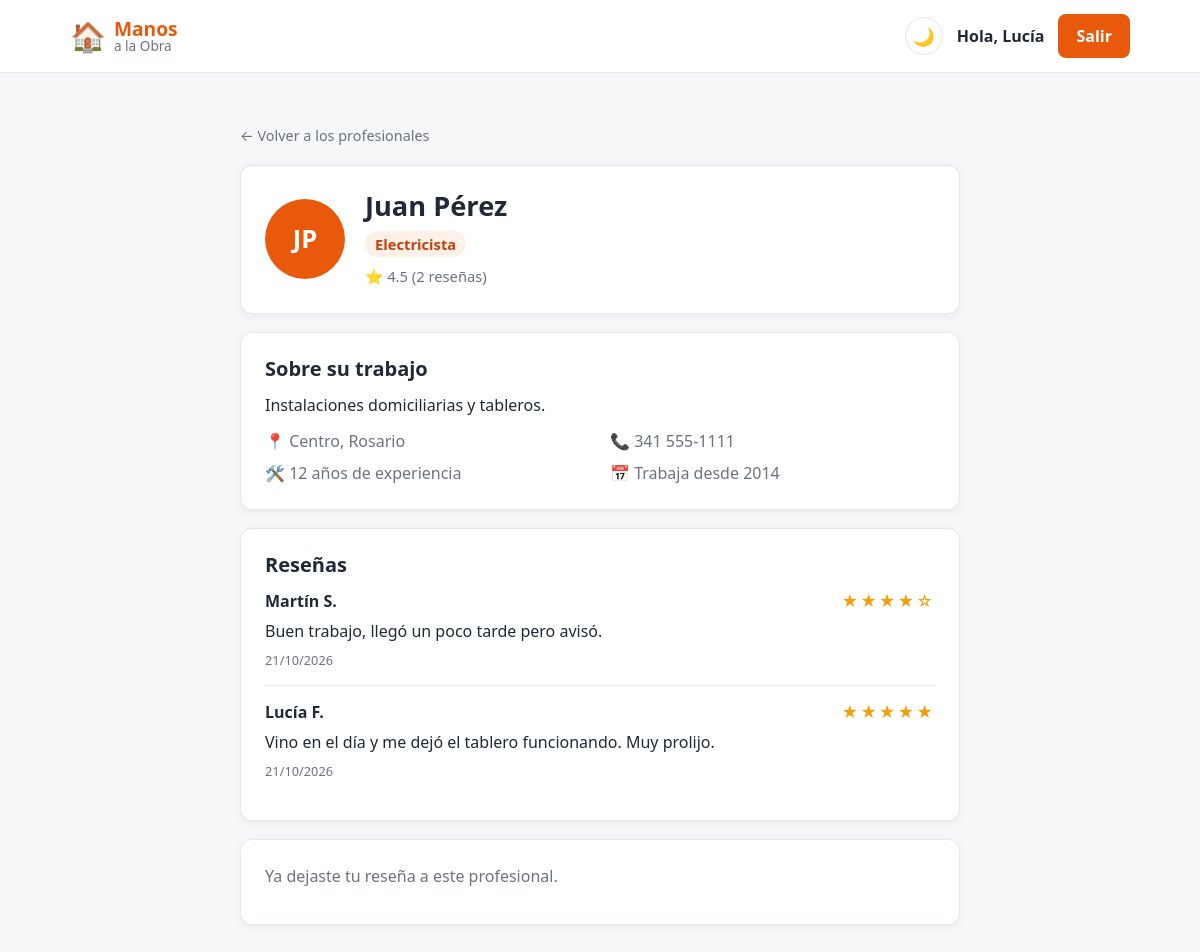
The app's page /perfil.php?id=1 (signed in) with its own data.
### tables this page shows
CREATE TABLE profesionales (
    id INT AUTO_INCREMENT PRIMARY KEY,
     
    nombre VARCHAR(60) NOT NULL,
    apellido VARCHAR(60) NOT NULL,
    email VARCHAR(120) NOT NULL UNIQUE,
    password VARCHAR(255) NOT NULL,
    iniciales VARCHAR(5) NOT NULL,
     
    oficio VARCHAR(60) NULL,
    descripcion VARCHAR(300) NULL,
    ubicacion VARCHAR(100) NULL,              
    domicilio VARCHAR(120) NULL,              
    barrio_id INT NULL,                       
    telefono VARCHAR(30) NULL,
    experiencia INT NULL,
    fecha_alta DATE NULL,
    fecha_baja DATE NULL,
     
     
    valoracion DECIMAL(2,1) DEFAULT 0,
    cantidad_resenas INT DEFAULT 0,
    creado_en TIMESTAMP DEFAULT CURRENT_TIMESTAMP,
    FOREIGN KEY (barrio_id) REFERENCES barrios(id)
);

CREATE TABLE barrios (
    id INT AUTO_INCREMENT PRIMARY KEY,
    barrio VARCHAR(60) NOT NULL UNIQUE,
    zona VARCHAR(30) NOT NULL
);

CREATE TABLE resenas (
    id INT AUTO_INCREMENT PRIMARY KEY,
    profesional_id INT NOT NULL,
    cliente_id INT NOT NULL,
    puntaje TINYINT NOT NULL,                 
    comentario VARCHAR(300) NOT NULL,
    creado_en TIMESTAMP DEFAULT CURRENT_TIMESTAMP,
    FOREIGN KEY (profesional_id) REFERENCES profesionales(id) ON DELETE CASCADE,
    FOREIGN KEY (cliente_id) REFERENCES clientes(id) ON DELETE CASCADE,
    UNIQUE (profesional_id, cliente_id)
);

CREATE TABLE clientes (
    id INT AUTO_INCREMENT PRIMARY KEY,
    nombre VARCHAR(60) NOT NULL,
    apellido VARCHAR(60) NOT NULL,
    email VARCHAR(120) NOT NULL UNIQUE,
    password VARCHAR(255) NOT NULL,           
    creado_en TIMESTAMP DEFAULT CURRENT_TIMESTAMP
);

### perfil.php (the view, shortened to what this page needs)
<?php
require "config.php";
$modo_oscuro = ($_COOKIE["tema"] ?? "") === "oscuro";
$id = (int) ($_GET["id"] ?? 0);
$es_cliente = ($_SESSION["usuario_tipo"] ?? "") === "cliente";
$consulta = $conexion->prepare(
    "SELECT profesionales.*, barrios.barrio
     FROM profesionales
     LEFT JOIN barrios ON barrios.id = profesionales.barrio_id
     WHERE profesionales.id = ?
       AND oficio IS NOT NULL
       AND (fecha_baja IS NULL OR fecha_baja >= CURDATE())"
);
$consulta->bind_param("i", $id);
$consulta->execute();
$profesional = $consulta->get_result()->fetch_assoc();
$resenas = [];
$ya_reseno = false;
if ($profesional) {
    $consulta = $conexion->prepare(
        "SELECT resenas.puntaje, resenas.comentario, resenas.creado_en, resenas.cliente_id,
                clientes.nombre, clientes.apellido
         FROM resenas
         JOIN clientes ON clientes.id = resenas.cliente_id
         WHERE resenas.profesional_id = ?
         ORDER BY resenas.creado_en DESC, resenas.id DESC"
    );
    $consulta->bind_param("i", $id);
    $consulta->execute();
    $resenas = $consulta->get_result()->fetch_all(MYSQLI_ASSOC);
    foreach ($resenas as $r) {
        if ($es_cliente && $r["cliente_id"] == $_SESSION["usuario_id"]) {
            $ya_reseno = true;
        }
    }
}
function estrellas($puntaje) {
    $llenas = (int) round($puntaje);
    return str_repeat("★", $llenas) . str_repeat("☆", 5 - $llenas);
}
?>
<!DOCTYPE html>
<html lang="es">
<head>
    <link rel="stylesheet" href="style.css">
</head>
<body class="<?php echo $modo_oscuro ? "oscuro" : ""; ?>">
    <header class="header-principal">
        <div class="barra-superior">
            <a href="index.php" class="logo">
                <span class="logo-icono">🏠</span>
                <span class="logo-texto"><strong>Manos</strong><span>a la Obra</span></span>
            </a>
            <div class="acciones">
                <a href="tema.php" class="boton-tema" title="<?php echo $modo_oscuro ? "Activar modo claro" : "Activar modo oscuro"; ?>">
                    <?php echo $modo_oscuro ? "☀️" : "🌙"; ?>
                </a>
                <?php if (isset($_SESSION["usuario_nombre"])): ?>
                    <span class="link-ingresar">Hola, <?php echo htmlspecialchars($_SESSION["usuario_nombre"]); ?></span>
                    <a href="logout.php" class="btn-publicar">Salir</a>
                <?php else: ?>
                    <a href="login.php" class="link-ingresar">Ingresar</a>
                    <a href="registro.php" class="btn-publicar">Crear cuenta</a>
                <?php endif; ?>
            </div>
        </div>
    </header>
    <main class="seccion">
        <div class="contenedor contenedor-angosto">
            <a href="index.php#profesionales" class="volver">← Volver a los profesionales</a>
            <?php if (!$profesional): ?>
                <div class="perfil-caja">
                    <h1>Perfil no disponible</h1>
                    <p>Este profesional no existe o ya no está en actividad.</p>
                </div>
            <?php else: ?>
                <div class="perfil-caja perfil-cabecera">
                    <div class="profesional-avatar perfil-avatar"><?php echo htmlspecialchars($profesional["iniciales"]); ?></div>
                    <div class="profesional-info">
                        <h1><?php echo htmlspecialchars($profesional["nombre"] . " " . $profesional["apellido"]); ?></h1>
                        <p class="oficio"><?php echo htmlspecialchars($profesional["oficio"]); ?></p>
                        <p class="valoracion">⭐ <?php echo $profesional["valoracion"]; ?> (<?php echo $profesional["cantidad_resenas"]; ?> reseñas)</p>
                    </div>
                </div>
                <div class="perfil-caja">
                    <h2>Sobre su trabajo</h2>
                    <p><?php echo htmlspecialchars($profesional["descripcion"] ?? ""); ?></p>
                    <ul class="perfil-datos">
                        <li>📍 <?php
                            if (!empty($profesional["barrio"])) {
                                echo htmlspecialchars($profesional["barrio"]) . ", ";
                            }
                            echo htmlspecialchars($profesional["ubicacion"] ?? "");
                        ?></li>
                        <li>📞 <?php echo htmlspecialchars($profesional["telefono"] ?? ""); ?></li>
                        <li>🛠️ <?php echo (int) $profesional["experiencia"]; ?> años de experiencia</li>
                        <?php if (!empty($profesional["fecha_alta"])): ?>
                            <li>📅 Trabaja desde <?php echo date("Y", strtotime($profesional["fecha_alta"])); ?></li>
                        <?php endif; ?>
                    </ul>
                </div>
                <div class="perfil-caja" id="resenas">
                    <h2>Reseñas</h2>
                    <?php foreach ($resenas as $r): ?>
                        <div class="resena">
                            <div class="resena-encabezado">
                                <strong><?php echo htmlspecialchars($r["nombre"] . " " . mb_substr($r["apellido"], 0, 1) . "."); ?></strong>
                                <span class="estrellas" aria-label="<?php echo $r["puntaje"]; ?> de 5"><?php echo estrellas($r["puntaje"]); ?></span>
                            </div>
                            <p><?php echo htmlspecialchars($r["comentario"]); ?></p>
                            <span class="resena-fecha"><?php echo date("d/m/Y", strtotime($r["creado_en"])); ?></span>
                        </div>
                    <?php endforeach; ?>
                </div>
                <div class="perfil-caja">
                    <?php if (!isset($_SESSION["usuario_id"])): ?>
                        <p class="texto-suave">¿Trabajaste con <?php echo htmlspecialchars($profesional["nombre"]); ?>?
                            <a href="login.php">Ingresá</a> con tu cuenta de cliente para dejar una reseña.</p>
                    <?php elseif (!$es_cliente): ?>
                        <p class="texto-suave">Solo los clientes pueden dejar reseñas.</p>
                    <?php elseif ($ya_reseno): ?>
                        <p class="texto-suave">Ya dejaste tu reseña a este profesional.</p>
                    <?php endif; ?>
                </div>
            <?php endif; ?>
        </div>
    </main>
</body>
</html>

### style.css (style rules this page uses)
:root { --primario: #e8590c; --primario-oscuro: #c2410c; --primario-suave: #fff1e8; --texto: #1f2937; --texto-suave: #6b7280; --fondo: #f6f7f9; --blanco: #ffffff; --tarjeta: #ffffff; --borde: #e5e7eb; --borde-campo: #d1d5db; --hero-fin: #ffe0cc; --oscuro: #1e293b; --radio: 12px; --sombra: 0 2px 10px rgba(0, 0, 0, 0.06); }
* { box-sizing: border-box; }
body { margin: 0; font-family: system-ui, -apple-system, "Segoe UI", Roboto, Arial, sans-serif; color: var(--texto); background: var(--fondo); line-height: 1.5; }
a { color: var(--primario); }
h1, h2, h3 { line-height: 1.2; }
.contenedor { max-width: 1100px; margin: 0 auto; padding: 0 20px; }
.boton, .btn-publicar { display: inline-block; padding: 10px 20px; border-radius: 8px; font-weight: 600; text-decoration: none; border: 2px solid var(--primario); transition: background 0.2s, color 0.2s; cursor: pointer; }
.boton-lleno, .btn-publicar { background: var(--primario); color: var(--blanco); }
.header-principal { background: var(--tarjeta); border-bottom: 1px solid var(--borde); position: sticky; top: 0; z-index: 10; }
.barra-superior { max-width: 1100px; margin: 0 auto; padding: 14px 20px; display: flex; align-items: center; gap: 20px; }
.logo { display: flex; align-items: center; gap: 8px; text-decoration: none; color: var(--texto); flex-shrink: 0; }
.logo-icono { font-size: 1.8rem; }
.logo-texto { display: flex; flex-direction: column; line-height: 1.1; }
.logo-texto strong { font-size: 1.2rem; color: var(--primario); }
.logo-texto span { font-size: 0.85rem; color: var(--texto-suave); }
.acciones { display: flex; align-items: center; gap: 14px; margin-left: auto; }
.link-ingresar { color: var(--texto); text-decoration: none; font-weight: 600; }
.acciones .btn-publicar { padding: 8px 16px; }
.boton-tema { width: 38px; height: 38px; border-radius: 50%; border: 1px solid var(--borde); display: flex; align-items: center; justify-content: center; text-decoration: none; font-size: 1.1rem; flex-shrink: 0; transition: border-color 0.2s; }
.seccion { padding: 50px 0; }
.profesional-avatar { width: 56px; height: 56px; border-radius: 50%; background: var(--primario); color: var(--blanco); font-weight: 700; font-size: 1.2rem; display: flex; align-items: center; justify-content: center; flex-shrink: 0; }
.profesional-info { flex: 1; min-width: 0; }
.profesional-info p { margin: 2px 0; font-size: 0.92rem; color: var(--texto-suave); }
.profesional-info .oficio { display: inline-block; background: var(--primario-suave); color: var(--primario-oscuro); font-weight: 600; padding: 2px 10px; border-radius: 20px; margin-bottom: 6px; }
.contenedor-angosto { max-width: 760px; }
.perfil-caja { background: var(--tarjeta); border: 1px solid var(--borde); border-radius: var(--radio); padding: 24px; box-shadow: var(--sombra); margin-top: 18px; }
.perfil-caja h1 { margin: 0 0 6px; font-size: 1.7rem; }
.perfil-caja h2 { margin: 0 0 12px; font-size: 1.25rem; }
.perfil-caja > p { margin: 0 0 12px; }
.perfil-cabecera { display: flex; gap: 20px; align-items: center; }
.perfil-avatar { width: 80px; height: 80px; font-size: 1.6rem; }
.perfil-datos { list-style: none; margin: 0; padding: 0; display: grid; grid-template-columns: repeat(2, 1fr); gap: 8px 20px; color: var(--texto-suave); }
.texto-suave { color: var(--texto-suave); margin: 0; }
.resena { padding: 14px 0; border-top: 1px solid var(--borde); }
.resena:first-of-type { border-top: none; padding-top: 0; }
.resena p { margin: 6px 0 4px; }
.resena-encabezado { display: flex; justify-content: space-between; align-items: center; gap: 10px; }
.estrellas { color: #f59e0b; letter-spacing: 2px; }
.resena-fecha { font-size: 0.8rem; color: var(--texto-suave); }
.volver { color: var(--texto-suave); text-decoration: none; font-size: 0.9rem; align-self: flex-start; }

### records on screen
profesionales: iniciales "JP", nombre+apellido "Juan Pérez", oficio "Electricista", valoracion "4.5", cantidad_resenas "2", descripcion "Instalaciones domiciliarias y tableros.", barrio.barrio "Centro", ubicacion "Rosario", telefono "341 555-1111", experiencia "12", fecha_alta "2014"
resenas: cliente.apellido "Martín S.", puntaje "★★★★☆", comentario "Buen trabajo, llegó un poco tarde pero avisó.", creado_en "21/10/2026"
resenas: cliente.apellido "Lucía F.", puntaje "★★★★★", comentario "Vino en el día y me dejó el tablero funcionando. Muy prolijo.", creado_en "21/10/2026"

### other values on screen
$_SESSION["usuario_nombre"] "Lucía"
